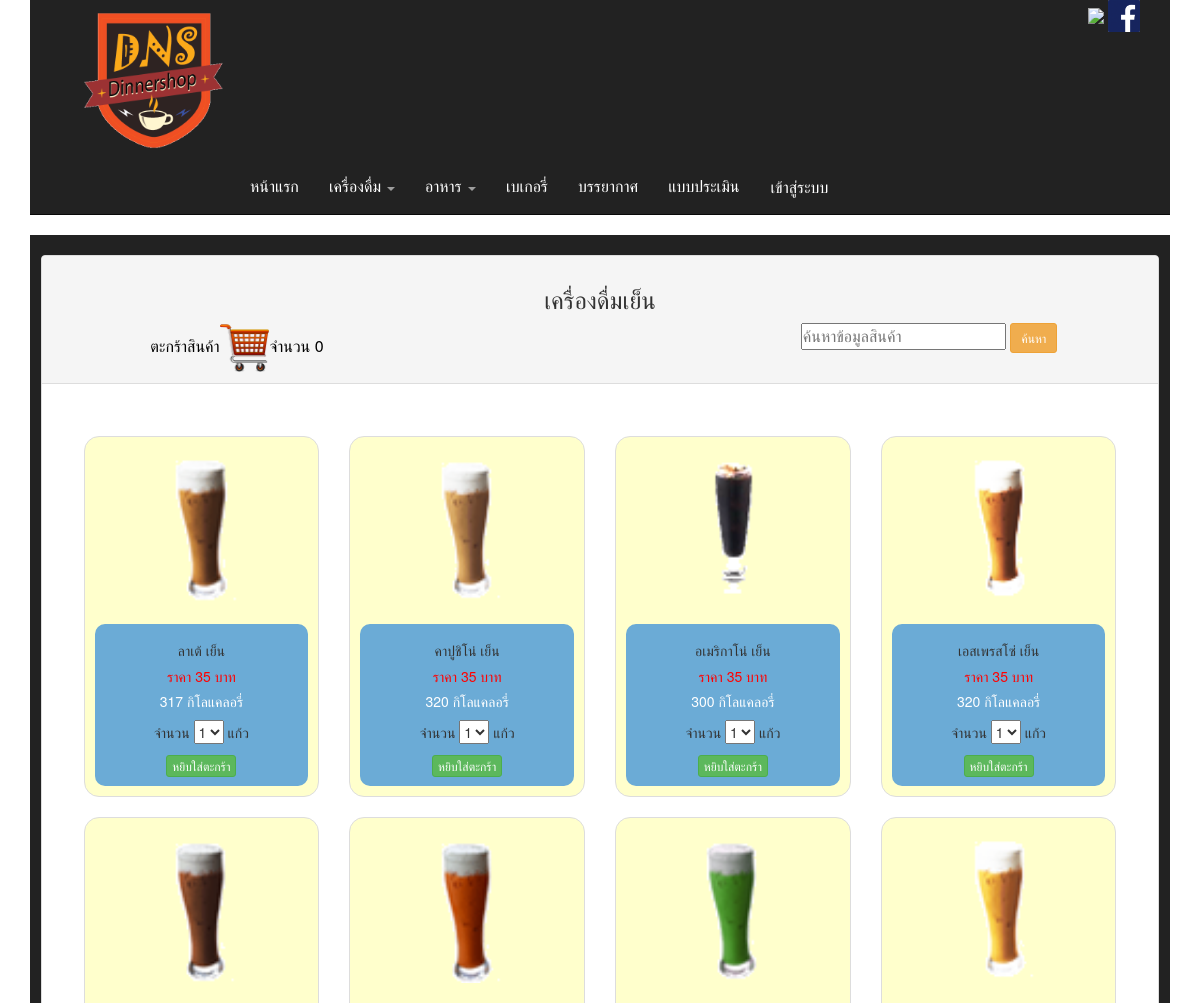
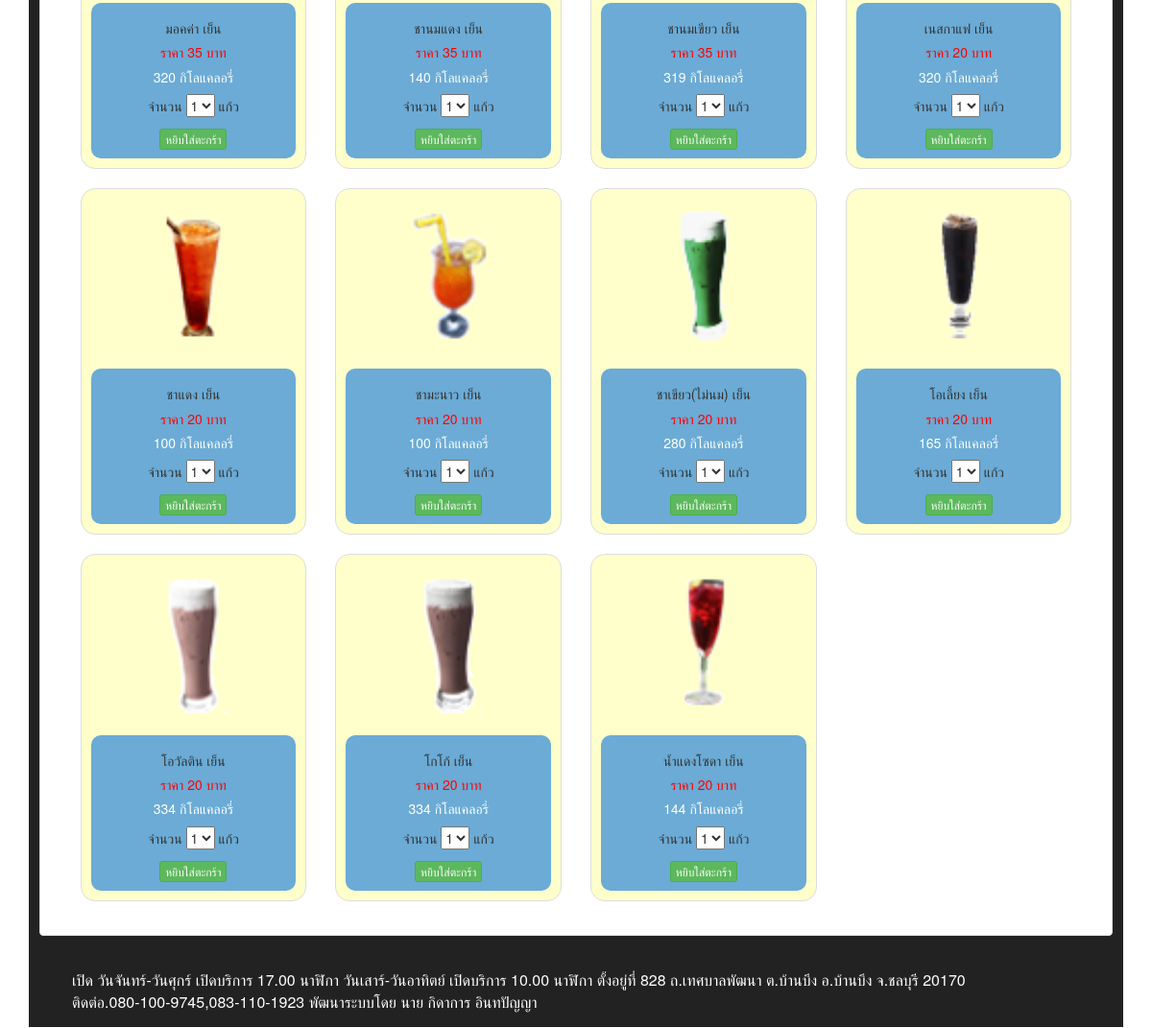
The page /Cold_drink.php on the database its author committed (2 pictures, top to bottom).
### tables this page shows
CREATE TABLE `product` (
  `pro_id` int(11) NOT NULL,
  `pro_name` varchar(100) NOT NULL,
  `price` int(11) NOT NULL,
  `Description` varchar(100) NOT NULL,
  `cat_id` int(11) NOT NULL,
  `image` text NOT NULL,
  `pro_number` int(11) NOT NULL,
  `calories` varchar(100) NOT NULL
);

### Cold_drink.php (the view, shortened to what this page needs)
<!DOCTYPE html>
<html lang="en">
    <head>
        <link href="css/bootstrap.css" rel="stylesheet">
        <link href="css/bootstrap.min.css" rel="stylesheet">
        <link href="css/dns_9.css" rel="stylesheet">
    </head>
    <body background='image/ui.jpg'>
        <?php
        include "menu.php";
        include("conn.php");
        $sql5 = "select*from orderdns where mem_id='$_SESSION[mem_id]' and order_id='' ";
        $res5 = mysqli_query($conn, $sql5);
        $row5 = mysqli_num_rows($res5);
        ?>
        <div class="container">
            <div class="navbar-inverse">
                <br>
                <div class="three panel panel-default">
                    <div class="panel-heading"><center><h3>เครื่องดื่มเย็น</h3></center>
                        <div class="row">
                            <div class="col-md-offset-1 col-xs-8 col-md-3">
                                <a href="proorder.php">
                                    <font color="#000000"size="3">
                                    ตะกร้าสินค้า<img src="image/zz.png"width="20%">จำนวน
                                    <?php echo $row5 ?>
                                </a>
                            </div>
                            <div class="col-md-offset-4 col-md-4 ">
                                <form  method="post" action="Search.php">
                                    <input type="text" name="search" placeholder="ค้นหาข้อมูลสินค้า">
                                    <button type="submit" class="btn btn-sm btn-warning ">ค้นหา</button>
                                </form>
                            </div>
                        </div>
                    </div>
                    <div class="three panel-body">
                        <?php
                        $sql = "select * from product where cat_id='2' order by pro_id";
                        $res = mysqli_query($conn, $sql);
                        ?>
                        <?php while ($row = mysqli_fetch_array($res)) {
                            ?>
                            <div class="form-group">
                                <div class="col-xs-12 col-sm-6 col-md-3">
                                    <div class="tableproduct thumbnail ">
                                        <img src="img_products/<?php echo $row["image"]; ?>" alt="..." width="50%"><br>
                                        <center>
                                            <div class=" tableproduct1 caption">
                                                <h5><?php echo $row["pro_name"] . " " . $row["Description"]; ?><p></p>
                                                <font color="red"><?php echo "ราคา" . " " . $row["price"] . " " . "บาท";?></font><p></p>
												<font color="#ffffff">
												<?php
												echo $row["calories"] . " " . "กิโลแคลอรี่";
												?></font><p></p>
                                                <form action='inorder.php' method='post' name='form2' id='form2'>
                                                     จำนวน <select name="number"id="number">
                                                            <option value="1" selected>1</option >
                                                        </select> แก้ว<br>
                                                        </h5>
                                                        <input type="submit" class="btn btn-xs btn-success" name="button" id="button"  value="หยิบใส่ตะกร้า"/>
                                            </div>
                                        </center>
                                    </div>
                                </div>
                            </div>
                        <?php }
                        ?>
                    </div>
                </div>
                <?php include("footer.php");
                ?>
            </div>
        </div>
    </body>
</html>

### menu.php (shortened to what this page needs)
<!DOCTYPE html>
<html lang="en">
    <head>
        <link href="css/bootstrap.min.css" rel="stylesheet">
        <link href="css/bootstrap.css" rel="stylesheet">
    </head>
    <body>
        <div class='container'>
            <nav class="navbar navbar-inverse navbar-static-top">
                <div class="container-fluid">
                    <div class="col-md-offset-0 col-md-12 col-xs-12">
                        <div class="col-md-2 col-xs-1">
                            <img src="image/dns.gif"width="100%"height="100%">
                        </div>
                        <div  align = "right" >
                            <a href="line.php"><img src="image/line.png"width="3%"></a>
                            <a href="Contact.php"><img src="image/facebook.gif"width="3%"></a>
                        </div>
                        <div  class = "col-md-offset-5" ><?php include("DnsSpan.php"); ?>
                <div class="col-md-offset-2 col-md-9 col-xs-12">
                    <div class="collapse navbar-collapse" id="bs-example-navbar-collapse-1">
                        <ul class="nav navbar-nav">
                            <li>
                                <?php if ($_SESSION['user'] == "") { ?>
                                    <a href="index.php"><font color="#ffffff"size="3">หน้าแรก</font> <span class="sr-only">(current)</span></a><?php } ?>
                            </li>
                            <li>
                                <a href="#" class="dropdown-toggle" data-toggle="dropdown" role="button" aria-haspopup="true" aria-expanded="false"><font color="#ffffff"size="3">เครื่องดื่ม</font> <span class="caret"></span></a>
                            </li>
                            <li class="dropdown">
                                <a href="#" class="dropdown-toggle" data-toggle="dropdown" role="button" aria-haspopup="true" aria-expanded="false"><font color="#ffffff"size="3">อาหาร </font><span class="caret"></span></a>
                            </li>
                            <li><a href="Cake.php"><font color="#ffffff"size="3">เบเกอรี่</font><span class="sr-only"></span></a></li>
                            <li><a href="atmosphere.php"><font color="#ffffff"size="3">บรรยากาศ</font><span class="sr-only"></span></a></li>
                            <li>
                                <?php if ($_SESSION['user'] == "") { ?>
                                    <a href="#myModal"data-toggle="modal" data-target="#myModal"><font color="#ffffff"size="3">แบบประเมิน</font></a>
                                <?php } ?>
                            </li>
                            <li>
                                <?php if ($_SESSION['user'] == "") { ?>
                                    <a type="" class=" btn btn-sm"data-toggle="modal" data-target="#myModal"><font color="#ffffff"size="3">เข้าสู่ระบบ</font></a>
                                </li>
                            <?php } ?>
                            <li class="size3">&nbsp;<?php include("Translate.php"); ?></li>
                        </ul>
                    </div>
                </div>
        <?php include("fromeditmember.php"); ?>
        <?php include("slide.php"); ?>
        <?php
        if ($_SESSION['user'] == "") {
            include "fromlogin.php";
        }
        ?>
    </body>
</html>

### DnsSpan.php (shortened to what this page needs)
<?php if($_SESSION['user']==""){?>
			<?php include "dinnershop.php"; ?>
			<?php }?>

### dinnershop.php (shortened to what this page needs)
 </head>
 <body>
<p>
  <span>
  </span>
</p>
</body>
</html>

### Translate.php (shortened to what this page needs)
<html>
<head>
      </head>
   <body>
   </body>
   </html>

### fromeditmember.php (shortened to what this page needs)
<html>
<head>
<!DOCTYPE html>
        <link href="css/bootstrap.min.css" rel="stylesheet">
    </head>
    <body>
    </body>
</html>

### slide.php (shortened to what this page needs)
<!DOCTYPE html>
<html lang="en">
    <head>
        <link href="css/bootstrap.min.css" rel="stylesheet">
    </head>
    <body>
    </body>
</html>

### fromlogin.php (shortened to what this page needs)
 <!DOCTYPE html>
<html lang="en">
    <head>
        <link href="css/bootstrap.min.css" rel="stylesheet">
    </head>
    <body>
		<?php include("register.php");?>
    </body>
</html>

### register.php (shortened to what this page needs)
<html>
    <head>
        <!DOCTYPE html>
    <link href="css/bootstrap.min.css" rel="stylesheet">
</head>
<body>
</body>
</html>

### footer.php (shortened to what this page needs)
<!DOCTYPE html>
<html lang="en">
    <head>
        <link href="css/bootstrap.min.css" rel="stylesheet">
        <link href="css/bootstrap.css" rel="stylesheet">
    </head>
    <body>
        <div class='container'>
            <nav class="size navbar  navbar-static-top">
                <div class="container-fluid">
                    <footer class="second">
                  <p class="navbar-text"><font color="#ffffff">เปิด วันจันทร์-วันศุกร์ เปิดบริการ 17.00 นาฬิกา วันเสาร์-วันอาทิตย์ เปิดบริการ 10.00 นาฬิกา ตั้งอยู่ที่ 828 ถ.เทศบาลพัฒนา ต.บ้านบึง อ.บ้านบึง จ.ชลบุรี 20170 <br>ติดต่อ.080-100-9745,083-110-1923
				  พัฒนาระบบโดย นาย กิดาการ อินทปัญญา </font></p>
                    </footer>
                </div>
            </nav>
        </div>
    </body>
</html>

### css/dns_9.css (style rules this page uses)
* { margin: 0; padding: 0; box-sizing: border-box; }
.thumbnail { max-width: 100%; }
img { max-width: 100%; }

### menu.php (style rules this page uses)
.size3 { margin-top:-1%; }

### dinnershop.php (style rules this page uses)
p span { font: 700 2.5em/1 "Oswald", sans-serif; letter-spacing: 0; padding: .25em 0 .325em; display: block; margin: 0 auto; text-shadow: 0 0 80px rgba(0, 0,0, 0); background: url(http://f.cl.ly/items/010q3E1u3p2Q0j1L1S1o/animated_text_fill.png) repeat-y; -webkit-background-clip: text; -webkit-text-fill-color: transparent; -webkit-animation: aitf 80s linear infinite; -webkit-transform: translate3d(0, 0, 0); -webkit-backface-visibility: hidden; }

### Translate.php (style rules this page uses)
body { top: 0px !important; }
font { background: transparent !important; }

### rows shown on the page
product: image (picture), pro_name "ลาเต้", Description "เย็น", price "35", calories "317"
product: image (picture), pro_name "คาปูชิโน่", Description "เย็น", price "35", calories "320"
product: image (picture), pro_name "อเมริกาโน่", Description "เย็น", price "35", calories "300"
product: image (picture), pro_name "เอสเพรสโซ่", Description "เย็น", price "35", calories "320"
product: image (picture), pro_name "มอคค่า", Description "เย็น", price "35", calories "320"
product: image (picture), pro_name "ชานมแดง", Description "เย็น", price "35", calories "140"
product: image (picture), pro_name "ชานมเขียว", Description "เย็น", price "35", calories "319"
product: image (picture), pro_name "เนสกาแฟ", Description "เย็น", price "20", calories "320"
product: image (picture), pro_name "ชาแดง", Description "เย็น", price "20", calories "100"
product: image (picture), pro_name "ชามะนาว", Description "เย็น", price "20", calories "100"
product: image (picture), pro_name "ชาเขียว(ไม่นม)", Description "เย็น", price "20", calories "280"
product: image (picture), pro_name "โอเลี้ยง", Description "เย็น", price "20", calories "165"
product: image (picture), pro_name "โอวัลติน", Description "เย็น", price "20", calories "334"
product: image (picture), pro_name "โกโก้", Description "เย็น", price "20", calories "334"
product: image (picture), pro_name "น้ำแดงโซดา", Description "เย็น", price "20", calories "144"

### other values the page prints
$row5 "0"
